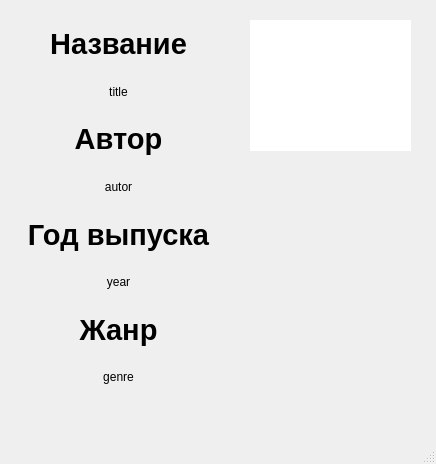
<?xml version="1.0" encoding="UTF-8"?>
<ui version="4.0">
 <class>MainWindow</class>
 <widget class="QMainWindow" name="MainWindow">
  <property name="geometry">
   <rect>
    <x>0</x>
    <y>0</y>
    <width>436</width>
    <height>464</height>
   </rect>
  </property>
  <property name="windowTitle">
   <string>MainWindow</string>
  </property>
  <widget class="QWidget" name="centralwidget">
   <widget class="QWidget" name="verticalLayoutWidget">
    <property name="geometry">
     <rect>
      <x>10</x>
      <y>20</y>
      <width>217</width>
      <height>381</height>
     </rect>
    </property>
    <layout class="QVBoxLayout" name="verticalLayout">
     <property name="spacing">
      <number>0</number>
     </property>
     <item>
      <widget class="QLabel" name="label_3">
       <property name="font">
        <font>
         <pointsize>22</pointsize>
         <weight>75</weight>
         <bold>true</bold>
        </font>
       </property>
       <property name="text">
        <string>Название</string>
       </property>
       <property name="alignment">
        <set>Qt::AlignCenter</set>
       </property>
      </widget>
     </item>
     <item>
      <widget class="QLabel" name="label_7">
       <property name="font">
        <font>
         <pointsize>9</pointsize>
        </font>
       </property>
       <property name="text">
        <string>title</string>
       </property>
       <property name="alignment">
        <set>Qt::AlignCenter</set>
       </property>
      </widget>
     </item>
     <item>
      <widget class="QLabel" name="label_6">
       <property name="font">
        <font>
         <pointsize>22</pointsize>
         <weight>75</weight>
         <bold>true</bold>
        </font>
       </property>
       <property name="text">
        <string>Автор</string>
       </property>
       <property name="alignment">
        <set>Qt::AlignCenter</set>
       </property>
      </widget>
     </item>
     <item>
      <widget class="QLabel" name="label">
       <property name="sizePolicy">
        <sizepolicy hsizetype="Preferred" vsizetype="Preferred">
         <horstretch>0</horstretch>
         <verstretch>0</verstretch>
        </sizepolicy>
       </property>
       <property name="font">
        <font>
         <pointsize>9</pointsize>
        </font>
       </property>
       <property name="text">
        <string>autor</string>
       </property>
       <property name="alignment">
        <set>Qt::AlignCenter</set>
       </property>
      </widget>
     </item>
     <item>
      <widget class="QLabel" name="label_5">
       <property name="font">
        <font>
         <pointsize>22</pointsize>
         <weight>75</weight>
         <bold>true</bold>
        </font>
       </property>
       <property name="text">
        <string>Год выпуска</string>
       </property>
       <property name="alignment">
        <set>Qt::AlignCenter</set>
       </property>
      </widget>
     </item>
     <item>
      <widget class="QLabel" name="label_2">
       <property name="font">
        <font>
         <pointsize>9</pointsize>
        </font>
       </property>
       <property name="text">
        <string>year</string>
       </property>
       <property name="alignment">
        <set>Qt::AlignCenter</set>
       </property>
      </widget>
     </item>
     <item>
      <widget class="QLabel" name="label_4">
       <property name="font">
        <font>
         <pointsize>22</pointsize>
         <weight>75</weight>
         <bold>true</bold>
        </font>
       </property>
       <property name="text">
        <string>Жанр</string>
       </property>
       <property name="alignment">
        <set>Qt::AlignCenter</set>
       </property>
      </widget>
     </item>
     <item>
      <widget class="QLabel" name="label_8">
       <property name="font">
        <font>
         <pointsize>9</pointsize>
        </font>
       </property>
       <property name="text">
        <string>genre</string>
       </property>
       <property name="alignment">
        <set>Qt::AlignCenter</set>
       </property>
      </widget>
     </item>
    </layout>
   </widget>
   <widget class="QLabel" name="label_9">
    <property name="geometry">
     <rect>
      <x>250</x>
      <y>20</y>
      <width>161</width>
      <height>131</height>
     </rect>
    </property>
    <property name="styleSheet">
     <string notr="true">background-color: #ffffff</string>
    </property>
    <property name="text">
     <string/>
    </property>
   </widget>
  </widget>
  <widget class="QMenuBar" name="menubar">
   <property name="geometry">
    <rect>
     <x>0</x>
     <y>0</y>
     <width>436</width>
     <height>21</height>
    </rect>
   </property>
  </widget>
  <widget class="QStatusBar" name="statusbar"/>
 </widget>
 <resources/>
 <connections/>
</ui>
